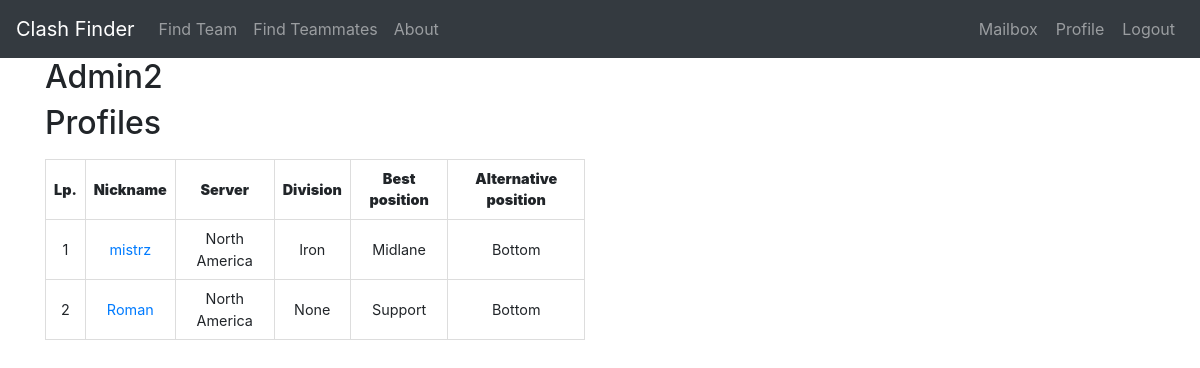
Page /user/admin2 (signed in) on the earlier database version.
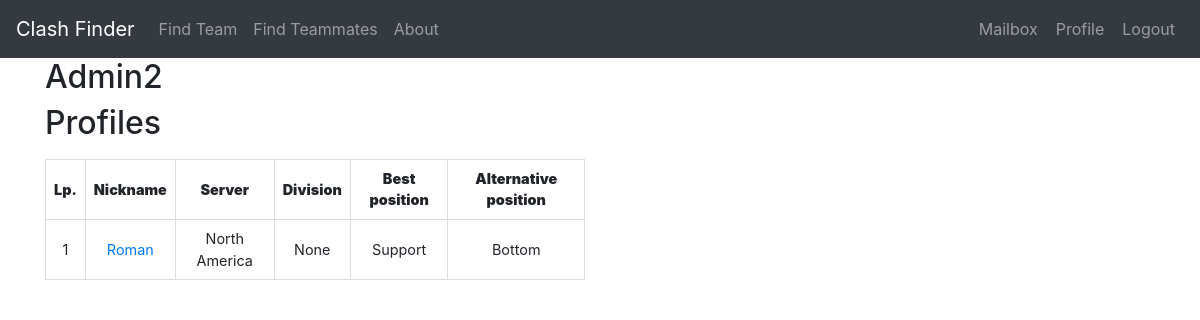
Same page on the later database version.
### models.py (models this page shows)
class Profile(UserMixin, db.Model):
    id = db.Column(db.Integer, primary_key=True)
    nickname = db.Column(db.String(64), index=True, unique=True)
    server = db.Column(db.String(10), index=True)
    division = db.Column(db.String(20), index=True)
    best_position = db.Column(db.String(20), index=True)
    alternative_position = db.Column(db.String(20), index=True)
    user_id = db.Column(db.Integer, db.ForeignKey('user.id'))
    clash_team = db.relationship('ClashTeam', backref='host', lazy='dynamic')
    invitation_in = db.relationship('ClashInvitation', backref='invitedguest', lazy='dynamic',
                                    cascade="all, delete, delete-orphan")
    request_out = db.relationship('ClashRequest', backref='candidate', lazy='dynamic',
                                  cascade="all, delete, delete-orphan")
    reported = db.relationship('ReportPlayer', backref='Reported', lazy='dynamic',
                               cascade="all, delete, delete-orphan")

### routes.py (the view)
@app.route('/user/<username>', methods=['GET', 'POST'])
@login_required
def user(username):
    user = User.query.filter_by(username=username).first_or_404()
    profiles = Profile.query.filter_by(user_id=user.id).all()
    if len(profiles) == 0:
        profiles = []
    form = ProfileForm()
    return render_template('user.html', profiles=profiles, form=form, user=user, get_server_short_name=get_server_short_name)

### forms.py (called while the page is built)
def get_server_short_name(server_name):
    for server in servers:
        if server[0] == server_name:
            return server[1]
    return ''

### models.py (called while the page is built)
@login.user_loader
def load_user(id):
    return User.query.get(int(id))

### templates/user.html (shortened to what this page needs)
{% extends "base.html" %}
{% block content %}
<div class="container">
	<div class="row">
		<div class="col-sm-6">
			<h2>{{ user.username | title }}</h2>
			{% if profiles %}
			<div class="account-info">
				<label for="profiles">
					<h2>Profiles</h2>
				</label>
				<table>
					<thead>
						<tr>
							<th><strong>Lp.</strong></th>
							<th><strong>Nickname</strong></th>
							<th><strong>Server</strong></th>
							<th><strong>Division</strong></th>
							<th><strong>Best position</strong></th>
							<th><strong>Alternative position</strong></th>
						</tr>
					</thead>
					<tbody>
						{% for profile in profiles %}
						<tr>
							<td>{{ loop.index }}</td>
							<td><a
									href="{{ url_for('profile', nickname=profile.nickname, server=get_server_short_name(profile.server).lower()) }}">{{
									profile.nickname }}</a></td>
							<td>{{ profile.server }}</td>
							<td>{{ profile.division }}</td>
							<td>{{ profile.best_position }}</td>
							<td>{{ profile.alternative_position }}</td>
						</tr>
						{% endfor %}
					</tbody>
				</table>
			</div>
			{% else %}
			<p>Currently you do not have any Profiles.</p>
			{% endif %}
		</div>
	</div>
</div>
{% endblock %}

Differences in the rows shown:
removed Profile: nickname "mistrz", server "North America", division "Iron", best_position "Midlane", alternative_position "Bottom"
